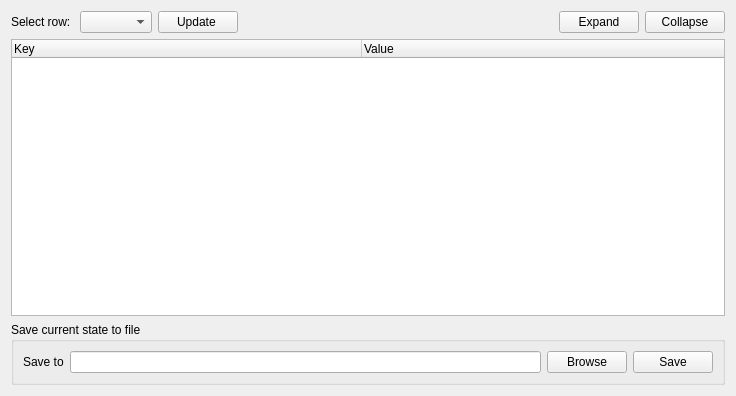
<?xml version="1.0" encoding="UTF-8"?>
<ui version="4.0">
 <class>SettingsDiagnosticTab</class>
 <widget class="QWidget" name="SettingsDiagnosticTab">
  <property name="geometry">
   <rect>
    <x>0</x>
    <y>0</y>
    <width>736</width>
    <height>396</height>
   </rect>
  </property>
  <property name="windowTitle">
   <string>Form</string>
  </property>
  <layout class="QVBoxLayout" name="verticalLayout_2">
   <item>
    <layout class="QHBoxLayout" name="settings_diagnostic_tab_layout">
     <item>
      <widget class="QLabel" name="select_row_label">
       <property name="text">
        <string>Select row: </string>
       </property>
      </widget>
     </item>
     <item>
      <widget class="QComboBox" name="select_row_combo_box"/>
     </item>
     <item>
      <widget class="QPushButton" name="select_row_push_button">
       <property name="text">
        <string>Update </string>
       </property>
      </widget>
     </item>
     <item>
      <spacer name="horizontalSpacer">
       <property name="orientation">
        <enum>Qt::Horizontal</enum>
       </property>
       <property name="sizeHint" stdset="0">
        <size>
         <width>40</width>
         <height>20</height>
        </size>
       </property>
      </spacer>
     </item>
     <item>
      <widget class="QPushButton" name="expand_button">
       <property name="text">
        <string>Expand</string>
       </property>
      </widget>
     </item>
     <item>
      <widget class="QPushButton" name="collapse_button">
       <property name="text">
        <string>Collapse</string>
       </property>
      </widget>
     </item>
    </layout>
   </item>
   <item>
    <widget class="QTreeWidget" name="tree_widget">
     <property name="animated">
      <bool>true</bool>
     </property>
     <attribute name="headerDefaultSectionSize">
      <number>350</number>
     </attribute>
     <attribute name="headerMinimumSectionSize">
      <number>350</number>
     </attribute>
     <attribute name="headerStretchLastSection">
      <bool>true</bool>
     </attribute>
     <column>
      <property name="text">
       <string notr="true">Key</string>
      </property>
     </column>
     <column>
      <property name="text">
       <string>Value</string>
      </property>
     </column>
    </widget>
   </item>
   <item>
    <widget class="QGroupBox" name="save_state_group_box">
     <property name="title">
      <string>Save current state to file</string>
     </property>
     <layout class="QGridLayout" name="gridLayout">
      <item row="0" column="0">
       <widget class="QLabel" name="save_state_label">
        <property name="text">
         <string>Save to</string>
        </property>
       </widget>
      </item>
      <item row="0" column="2">
       <widget class="QPushButton" name="save_state_browse_push_button">
        <property name="text">
         <string>Browse</string>
        </property>
       </widget>
      </item>
      <item row="0" column="1">
       <widget class="QLineEdit" name="save_state_line_edit"/>
      </item>
      <item row="0" column="3">
       <widget class="QPushButton" name="save_state_save_push_button">
        <property name="text">
         <string>Save</string>
        </property>
       </widget>
      </item>
     </layout>
    </widget>
   </item>
  </layout>
 </widget>
 <resources/>
 <connections/>
</ui>
